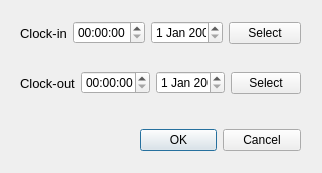
<?xml version="1.0" encoding="UTF-8"?>
<ui version="4.0">
 <class>ModifyLogWindow</class>
 <widget class="QDialog" name="ModifyLogWindow">
  <property name="geometry">
   <rect>
    <x>0</x>
    <y>0</y>
    <width>322</width>
    <height>173</height>
   </rect>
  </property>
  <property name="windowTitle">
   <string>Dialog</string>
  </property>
  <widget class="QDialogButtonBox" name="buttonBox">
   <property name="geometry">
    <rect>
     <x>140</x>
     <y>120</y>
     <width>161</width>
     <height>41</height>
    </rect>
   </property>
   <property name="orientation">
    <enum>Qt::Horizontal</enum>
   </property>
   <property name="standardButtons">
    <set>QDialogButtonBox::Cancel|QDialogButtonBox::Ok</set>
   </property>
  </widget>
  <widget class="QWidget" name="layoutWidget">
   <property name="geometry">
    <rect>
     <x>20</x>
     <y>70</y>
     <width>281</width>
     <height>26</height>
    </rect>
   </property>
   <layout class="QHBoxLayout" name="horizontalLayout_2">
    <item>
     <widget class="QLabel" name="label_3">
      <property name="font">
       <font>
        <pointsize>10</pointsize>
        <bold>false</bold>
       </font>
      </property>
      <property name="text">
       <string>Clock-out</string>
      </property>
     </widget>
    </item>
    <item>
     <widget class="QTimeEdit" name="timeEdit_clock_out"/>
    </item>
    <item>
     <widget class="QDateEdit" name="dateEdit_clock_out"/>
    </item>
    <item>
     <widget class="QPushButton" name="pushButton_calendar_clock_out">
      <property name="text">
       <string>Select</string>
      </property>
     </widget>
    </item>
   </layout>
  </widget>
  <widget class="QWidget" name="layoutWidget">
   <property name="geometry">
    <rect>
     <x>20</x>
     <y>20</y>
     <width>281</width>
     <height>26</height>
    </rect>
   </property>
   <layout class="QHBoxLayout" name="horizontalLayout">
    <item>
     <widget class="QLabel" name="label_2">
      <property name="font">
       <font>
        <pointsize>10</pointsize>
        <bold>false</bold>
       </font>
      </property>
      <property name="text">
       <string>Clock-in</string>
      </property>
     </widget>
    </item>
    <item>
     <widget class="QTimeEdit" name="timeEdit_clock_in"/>
    </item>
    <item>
     <widget class="QDateEdit" name="dateEdit_clock_in"/>
    </item>
    <item>
     <widget class="QPushButton" name="pushButton_calendar_clock_in">
      <property name="text">
       <string>Select</string>
      </property>
     </widget>
    </item>
   </layout>
  </widget>
 </widget>
 <resources/>
 <connections>
  <connection>
   <sender>buttonBox</sender>
   <signal>accepted()</signal>
   <receiver>ModifyLogWindow</receiver>
   <slot>accept()</slot>
   <hints>
    <hint type="sourcelabel">
     <x>248</x>
     <y>254</y>
    </hint>
    <hint type="destinationlabel">
     <x>157</x>
     <y>274</y>
    </hint>
   </hints>
  </connection>
  <connection>
   <sender>buttonBox</sender>
   <signal>rejected()</signal>
   <receiver>ModifyLogWindow</receiver>
   <slot>reject()</slot>
   <hints>
    <hint type="sourcelabel">
     <x>316</x>
     <y>260</y>
    </hint>
    <hint type="destinationlabel">
     <x>286</x>
     <y>274</y>
    </hint>
   </hints>
  </connection>
 </connections>
</ui>
